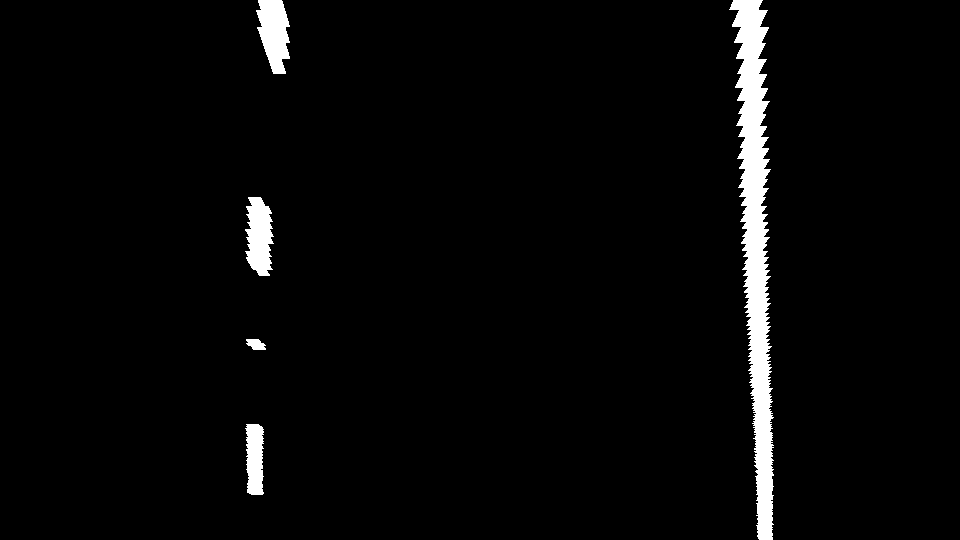
#> input picture output_images/warped_binary.png, 960 x 540 px
$ python 05_lane_lines.py
#> lines starting #> are read from the running program, lines starting #| are printed output that depends on the picture; after the words box and inside, x2 and y2 are one past the last pixel; in counts of white or black regions, pixels touching at a corner belong together; long printed decimals are rounded
import numpy as np
import cv2 as cv

binary_warped = cv.imread('output_images/warped_binary.png', 0)
#> binary_warped: shape (540, 960); 3.1% white; 5 white regions, box (x1, y1, x2, y2) and area: (729, 0, 774, 540) 11507, (256, 0, 290, 74) 1751, (245, 197, 274, 276) 1653, (245, 424, 264, 495) 1116, (246, 339, 266, 350) 161
h, w = binary_warped.shape
#> h = 540; w = 960
out_img = cv.cvtColor(binary_warped, cv.COLOR_GRAY2BGR)
#> out_img is the input picture: shape (540, 960, 3); 3.1% white; 5 white regions, box (x1, y1, x2, y2) and area: (729, 0, 774, 540) 11507, (256, 0, 290, 74) 1751, (245, 197, 274, 276) 1653, (245, 424, 264, 495) 1116, (246, 339, 266, 350) 161

perspective = np.load('output_images/perspective.npz')
#> (reads output_images/perspective.npz from the repository)
src = perspective['src']
dst = perspective['dst']
left = int(dst[1][0])
right = int(dst[2][0])

# Histogram of the bottom half
histogram = np.sum(binary_warped[h // 2:, :], axis=0)
#> histogram = 960 values, max 68850 at index 759, min 0 at index 0, mean 1667.9
midpoint = w // 2
#> midpoint = 480
leftx_base = np.argmax(histogram[left // 2:midpoint]) + left // 2
#> leftx_base = 258
rightx_base = np.argmax(histogram[midpoint:(w + right) // 2]) + midpoint
#> rightx_base = 759

# Sliding windows
nwindows = 9
margin = 100
minpix = 50
window_height = h // nwindows
#> window_height = 60

nonzeroy, nonzerox = binary_warped.nonzero()
#> nonzeroy = 16188 values from 0 to 539; nonzerox = 16188 values, max 773 at index 13072, min 245 at index 8062, mean 613.4

leftx_current = leftx_base
#> leftx_current = 258
rightx_current = rightx_base
#> rightx_current = 759
left_lane_inds = []
right_lane_inds = []

for window in range(nwindows):
    win_y_low = h - (window + 1) * window_height
    win_y_high = h - window * window_height
    win_xleft_low = leftx_current - margin
    win_xleft_high = leftx_current + margin
    win_xright_low = rightx_current - margin
    win_xright_high = rightx_current + margin

    cv.rectangle(out_img, (win_xleft_low, win_y_low), (win_xleft_high, win_y_high), (0, 255, 0), 2)
    cv.rectangle(out_img, (win_xright_low, win_y_low), (win_xright_high, win_y_high), (0, 255, 0), 2)

    good_left_inds = ((nonzeroy >= win_y_low) & (nonzeroy < win_y_high) &
                      (nonzerox >= win_xleft_low) & (nonzerox < win_xleft_high)).nonzero()[0]
    good_right_inds = ((nonzeroy >= win_y_low) & (nonzeroy < win_y_high) &
                       (nonzerox >= win_xright_low) & (nonzerox < win_xright_high)).nonzero()[0]
    left_lane_inds.append(good_left_inds)
    right_lane_inds.append(good_right_inds)

    if len(good_left_inds) > minpix:
        leftx_current = int(np.mean(nonzerox[good_left_inds]))
    if len(good_right_inds) > minpix:
        rightx_current = int(np.mean(nonzerox[good_right_inds]))
#> this loop made 9 passes
#> (win_xleft_low, win_xleft_high, win_xright_low, win_xright_high, leftx_current, rightx_current) on passes 1, 2, 4, 5, 6, 8, 9: (158, 358, 659, 859, 254, 764), (154, 354, 664, 864, 254, 763), (154, 354, 660, 860, 255, 757), (155, 355, 657, 857, 259, 755), (159, 359, 655, 855, 258, 753), (158, 358, 652, 852, 277, 751), (177, 377, 651, 851, 273, 749)
#> (win_xleft_low, win_xleft_high, win_xright_low, win_xright_high, rightx_current) on passes 3, 7: (154, 354, 663, 863, 760), (158, 358, 653, 853, 752)
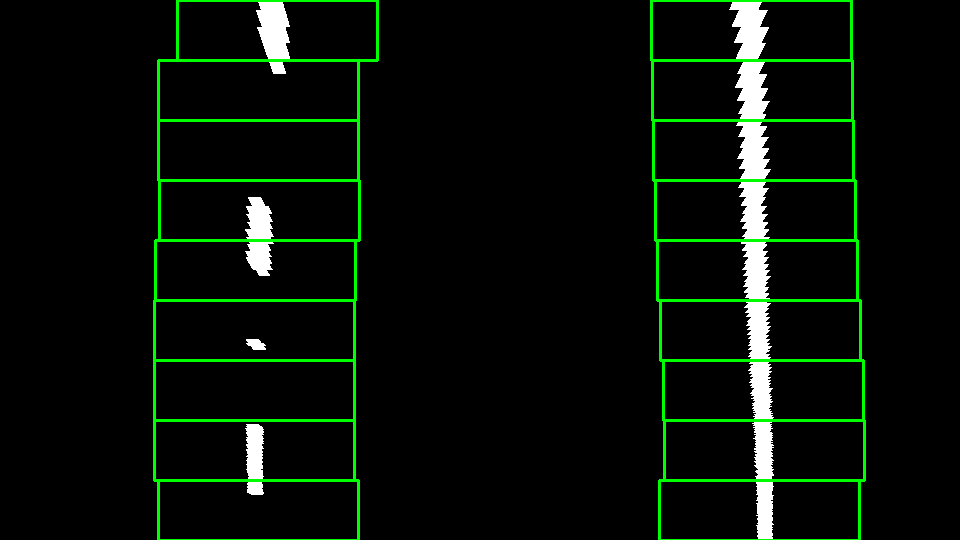
#> out_img: shape (540, 960, 3); 3.32% of pixels changed, all inside (x1, y1, x2, y2) = (153, 0, 866, 540)
#> after the loop, left_lane_inds = 9 items; right_lane_inds = 9 items

left_lane_inds = np.concatenate(left_lane_inds)
#> left_lane_inds = 4681 values, max 15479 at index 226, min 0 at index 3116, mean 7451.8
right_lane_inds = np.concatenate(right_lane_inds)
#> right_lane_inds = 11507 values, max 16187 at index 934, min 24 at index 9883, mean 8354.5

leftx = nonzerox[left_lane_inds]
#> leftx = 4681 values, max 289 at index 3824, min 245 at index 285, mean 263.3
lefty = nonzeroy[left_lane_inds]
#> lefty = 4681 values, max 494 at index 215, min 0 at index 3116, mean 216.6
rightx = nonzerox[right_lane_inds]
#> rightx = 11507 values, max 773 at index 116, min 729 at index 10147, mean 755.8
righty = nonzeroy[right_lane_inds]
#> righty = 11507 values, max 539 at index 921, min 0 at index 9883, mean 243.3

# Polynomial for each line
left_fit = np.polyfit(lefty, leftx, 2)
#> left_fit = [0.0001, -0.0934, 276.1]
right_fit = np.polyfit(righty, rightx, 2)
#> right_fit = [1.85e-05, 0.0221, 748.8]

out_img[lefty, leftx] = [0, 0, 255]
out_img[righty, rightx] = [255, 0, 0]
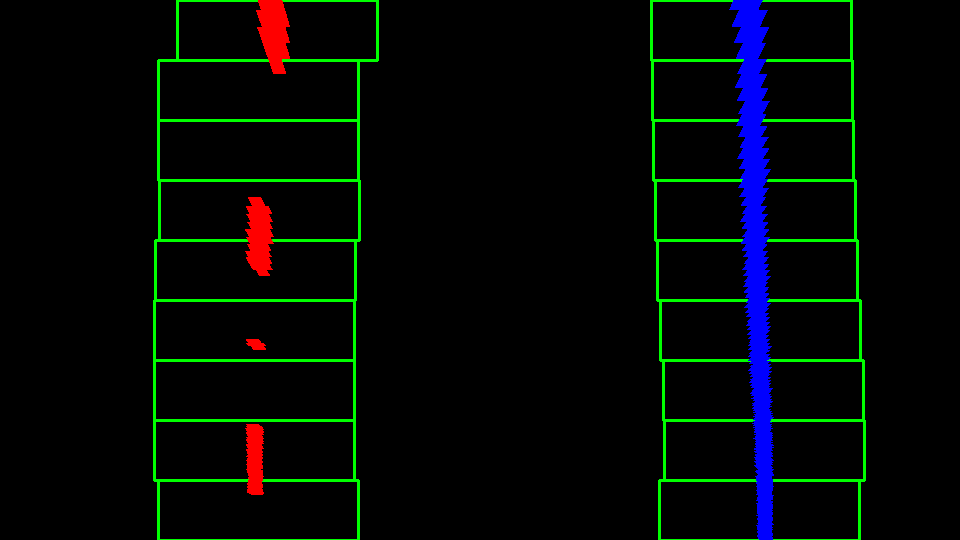
#> out_img: shape (540, 960, 3); mean B, G, R 5.7, 8.1, 2.3

ploty = np.arange(h)
#> ploty = 540 values from 0 to 539
left_fitx = left_fit[0] * ploty ** 2 + left_fit[1] * ploty + left_fit[2]
#> left_fitx = 540 values, max 276.1 at index 0, min 254.3 at index 466, mean 260.6
right_fitx = right_fit[0] * ploty ** 2 + right_fit[1] * ploty + right_fit[2]
#> right_fitx = 540 values from 748.8 to 766.1
for i in range(h - 1):
    cv.line(out_img, (int(left_fitx[i]), i), (int(left_fitx[i + 1]), i + 1), (0, 255, 255), 3)
    cv.line(out_img, (int(right_fitx[i]), i), (int(right_fitx[i + 1]), i + 1), (0, 255, 255), 3)
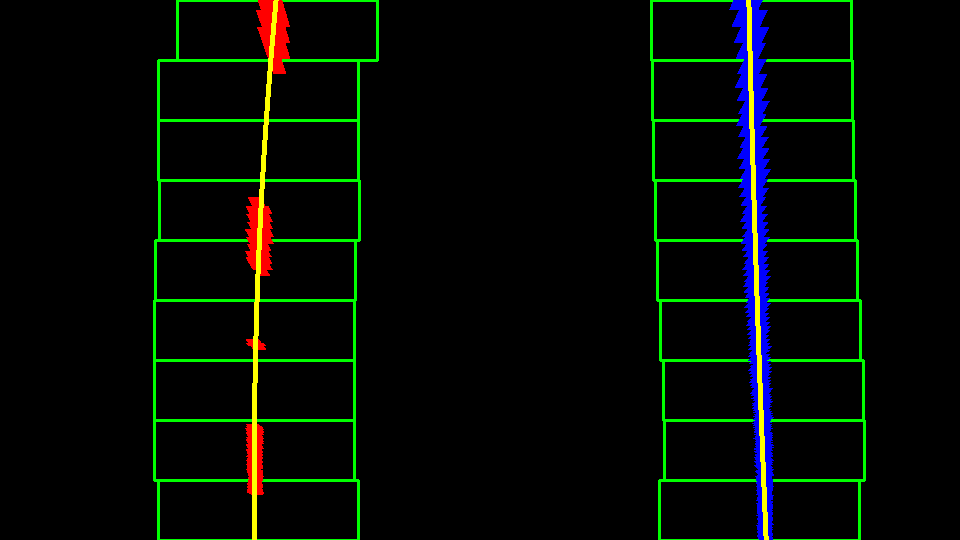
#> out_img: shape (540, 960, 3); 1.04% of pixels changed, all inside (x1, y1, x2, y2) = (252, 0, 769, 540)

# Meters per pixel
xm_per_pix = 3.7 / (right - left)
ym_per_pix = 30 / h
#> ym_per_pix = 0.0556

# Radius of curvature
left_fit_m = np.polyfit(lefty * ym_per_pix, leftx * xm_per_pix, 2)
#> left_fit_m = [0.000235, -0.0122, 2]
right_fit_m = np.polyfit(righty * ym_per_pix, rightx * xm_per_pix, 2)
#> right_fit_m = [4.34e-05, 0.00289, 5.43]

y_eval = (h - 1) * ym_per_pix
#> y_eval = 29.94
left_curverad = (1 + (2 * left_fit_m[0] * y_eval + left_fit_m[1]) ** 2) ** 1.5 / abs(2 * left_fit_m[0])
#> left_curverad = 2124.5
right_curverad = (1 + (2 * right_fit_m[0] * y_eval + right_fit_m[1]) ** 2) ** 1.5 / abs(2 * right_fit_m[0])
#> right_curverad = 11527.4
curvature = (left_curverad + right_curverad) / 2
#> curvature = 6826

# Vehicle position, the car is at the optical center of the camera (cx)
car_x = w / 2
#> car_x = 480
if w == 1280:
    calibration = np.load('camera_cal/calib.npz')
    newCameraMtx, roi = cv.getOptimalNewCameraMatrix(calibration['mtx'], calibration['dist'], (w, h), 0, (w, h))
    car_x = newCameraMtx[0][2]
car_center = left + (car_x - src[1][0]) * (right - left) / (src[2][0] - src[1][0])
#> car_center = 466.5
left_bottom = left_fit[0] * (h - 1) ** 2 + left_fit[1] * (h - 1) + left_fit[2]
#> left_bottom = 254.8
right_bottom = right_fit[0] * (h - 1) ** 2 + right_fit[1] * (h - 1) + right_fit[2]
#> right_bottom = 766.1
lane_center = (left_bottom + right_bottom) / 2
#> lane_center = 510.5
offset = (car_center - lane_center) * xm_per_pix
#> offset = -0.319

print("Left line:  x = %.6f*y^2 + %.4f*y + %.1f" % tuple(left_fit))
#| Left line:  x = 0.0001*y^2 + -0.0934*y + 276.1
print("Right line: x = %.6f*y^2 + %.4f*y + %.1f" % tuple(right_fit))
#| Right line: x = 1.8e-05*y^2 + 0.0221*y + 748.8
print("Radius of curvature: left %.0f m, right %.0f m, mean %.0f m" % (left_curverad, right_curverad, curvature))
#| Radius of curvature: left 2125 m, right 11527 m, mean 6826 m
print("Vehicle is %.2f m %s of center" % (abs(offset), "right" if offset > 0 else "left"))
#| Vehicle is 0.32 m left of center

np.savez('output_images/lane_fit.npz', left_fit=left_fit, right_fit=right_fit, curvature=curvature, offset=offset)

cv.imshow('Histogram peaks: %d, %d' % (leftx_base, rightx_base), out_img)

cv.waitKey(0)
cv.destroyAllWindows()
